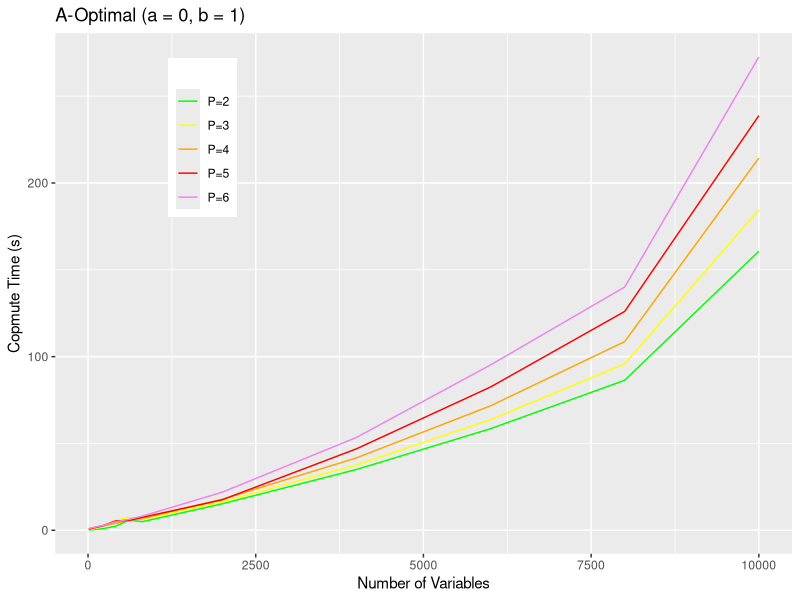
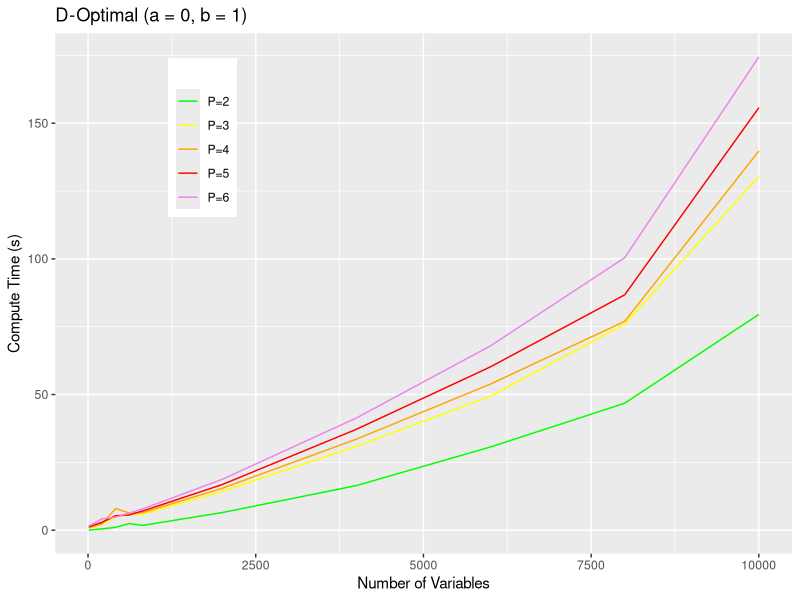
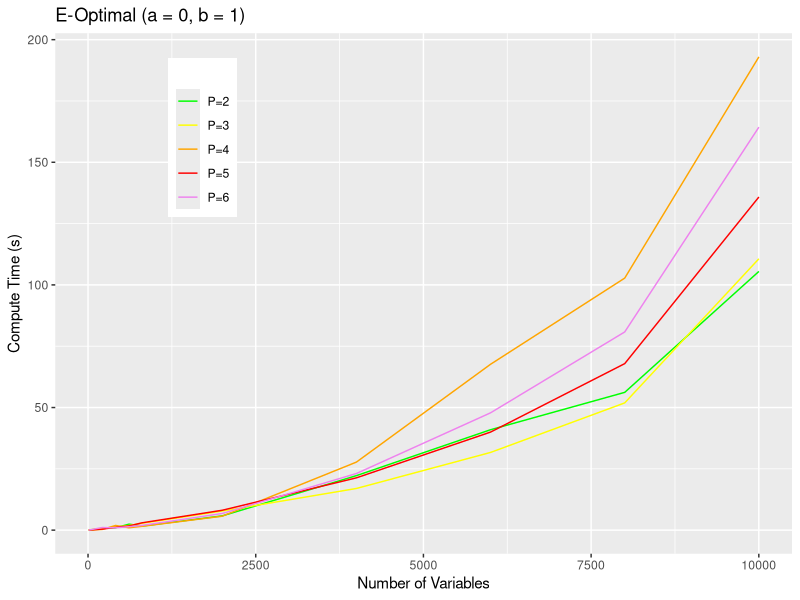
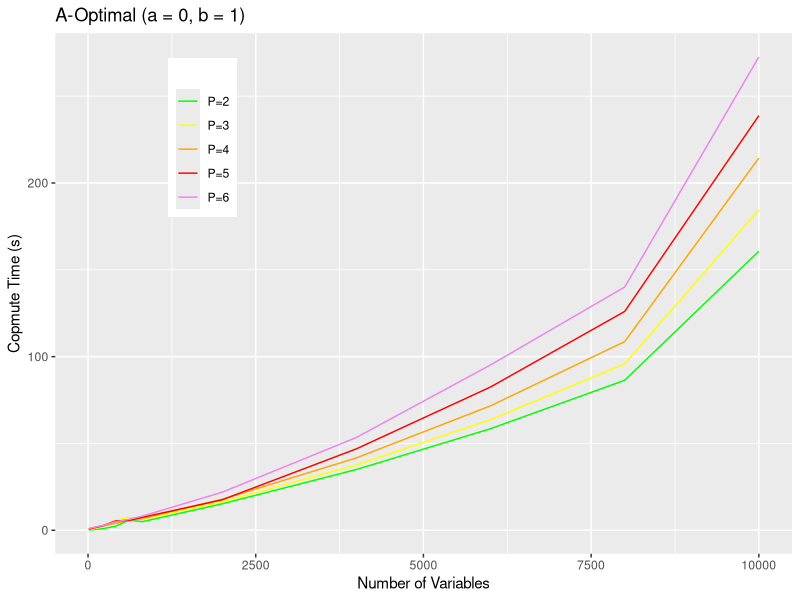
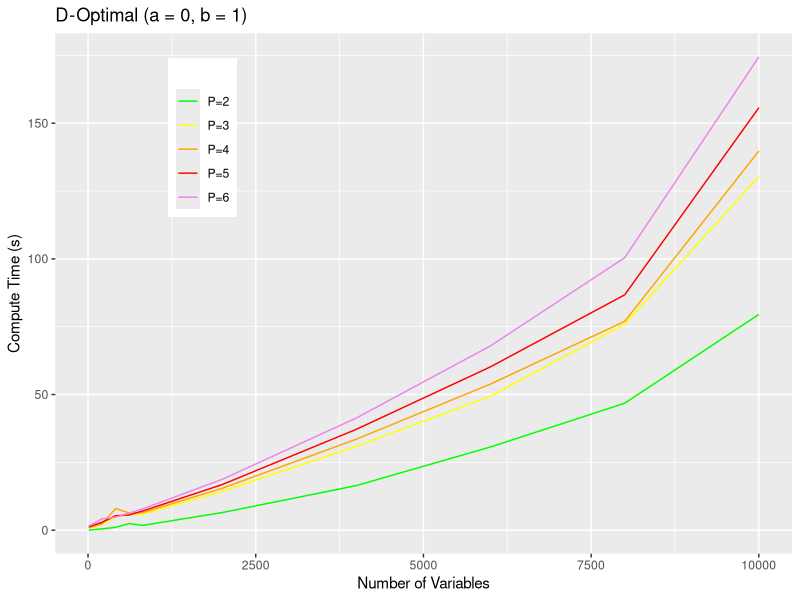
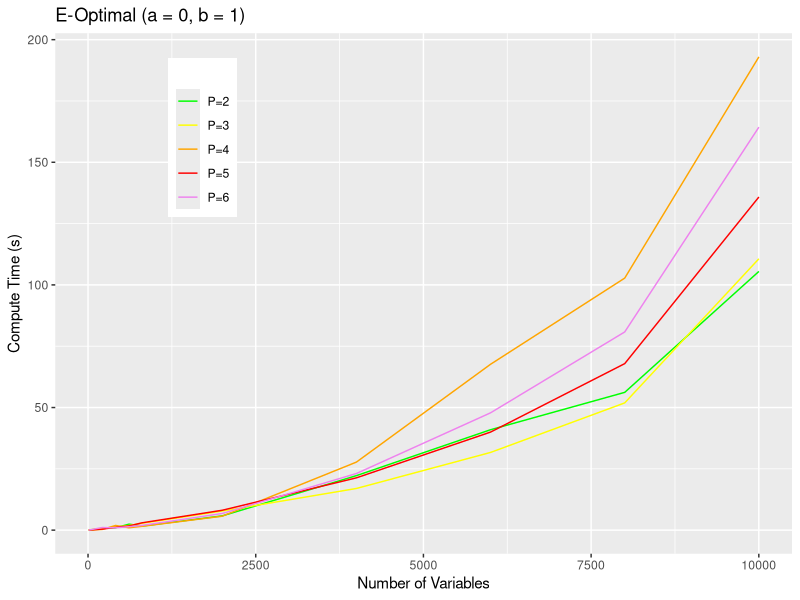

These figures' R source, in order:
## ---- chunk 1
knitr::opts_chunk$set(echo = TRUE)
## ---- chunk 2
library(ggplot2)
data_A <- read.table(file="A-Optimal.txt",header=T)
data_D <- read.table(file="D-Optimal.txt",header=T)
data_E <- read.table(file="E-Optimal.txt",header=T)
## ---- chunk 3
ggplot(data_A,aes(N)) +
  geom_line(aes(y=X2,colour="P=2")) +
  geom_line(aes(y=X3,colour="P=3")) +
  geom_line(aes(y=X4,colour="P=4")) +
  geom_line(aes(y=X5,colour="P=5")) +
  geom_line(aes(y=X6,colour="P=6")) +
  labs(x = "Number of Variables", y = "Copmute Time (s)", title = "A-Optimal (a = 0, b = 1)") + 
  theme(legend.position = c(0.2,0.8)) + 
  scale_color_manual("", values = c("P=2" = "green", "P=3" = "yellow", "P=4" = "Orange", "P=5" = "red", "P=6" = "violet"))

ggplot(data_D,aes(N)) +
  geom_line(aes(y=X2,colour="P=2")) +
  geom_line(aes(y=X3,colour="P=3")) +
  geom_line(aes(y=X4,colour="P=4")) +
  geom_line(aes(y=X5,colour="P=5")) +
  geom_line(aes(y=X6,colour="P=6")) +
  labs(x = "Number of Variables", y = "Compute Time (s)", title = "D-Optimal (a = 0, b = 1)") + 
  theme(legend.position = c(0.2,0.8)) + 
  scale_color_manual("", values = c("P=2" = "green", "P=3" = "yellow", "P=4" = "Orange", "P=5" = "red", "P=6" = "violet"))

ggplot(data_E,aes(N)) +
  geom_line(aes(y=X2,colour="P=2")) +
  geom_line(aes(y=X3,colour="P=3")) +
  geom_line(aes(y=X4,colour="P=4")) +
  geom_line(aes(y=X5,colour="P=5")) +
  geom_line(aes(y=X6,colour="P=6")) +
  labs(x = "Number of Variables", y = "Compute Time (s)", title = "E-Optimal (a = 0, b = 1)") + 
  theme(legend.position = c(0.2,0.8)) + 
  scale_color_manual("", values = c("P=2" = "green", "P=3" = "yellow", "P=4" = "Orange", "P=5" = "red", "P=6" = "violet"))
## ---- chunk 4
png('A-Optimal.png')
ggplot(data_A,aes(N)) +
  geom_line(aes(y=X2,colour="P=2")) +
  geom_line(aes(y=X3,colour="P=3")) +
  geom_line(aes(y=X4,colour="P=4")) +
  geom_line(aes(y=X5,colour="P=5")) +
  geom_line(aes(y=X6,colour="P=6")) +
  labs(x = "Number of Variables", y = "Copmute Time (s)", title = "A-Optimal (a = 0, b = 1)") + 
  theme(legend.position = c(0.2,0.8)) + 
  scale_color_manual("", values = c("P=2" = "green", "P=3" = "yellow", "P=4" = "Orange", "P=5" = "red", "P=6" = "violet"))
dev.off()

png('D-Optimal.png')
ggplot(data_D,aes(N)) +
  geom_line(aes(y=X2,colour="P=2")) +
  geom_line(aes(y=X3,colour="P=3")) +
  geom_line(aes(y=X4,colour="P=4")) +
  geom_line(aes(y=X5,colour="P=5")) +
  geom_line(aes(y=X6,colour="P=6")) +
  labs(x = "Number of Variables", y = "Compute Time (s)", title = "D-Optimal (a = 0, b = 1)") + 
  theme(legend.position = c(0.2,0.8)) + 
  scale_color_manual("", values = c("P=2" = "green", "P=3" = "yellow", "P=4" = "Orange", "P=5" = "red", "P=6" = "violet"))
dev.off()

png('E-Optimal.png')
ggplot(data_E,aes(N)) +
  geom_line(aes(y=X2,colour="P=2")) +
  geom_line(aes(y=X3,colour="P=3")) +
  geom_line(aes(y=X4,colour="P=4")) +
  geom_line(aes(y=X5,colour="P=5")) +
  geom_line(aes(y=X6,colour="P=6")) +
  labs(x = "Number of Variables", y = "Compute Time (s)", title = "E-Optimal (a = 0, b = 1)") + 
  theme(legend.position = c(0.2,0.8)) + 
  scale_color_manual("", values = c("P=2" = "green", "P=3" = "yellow", "P=4" = "Orange", "P=5" = "red", "P=6" = "violet"))
dev.off()
